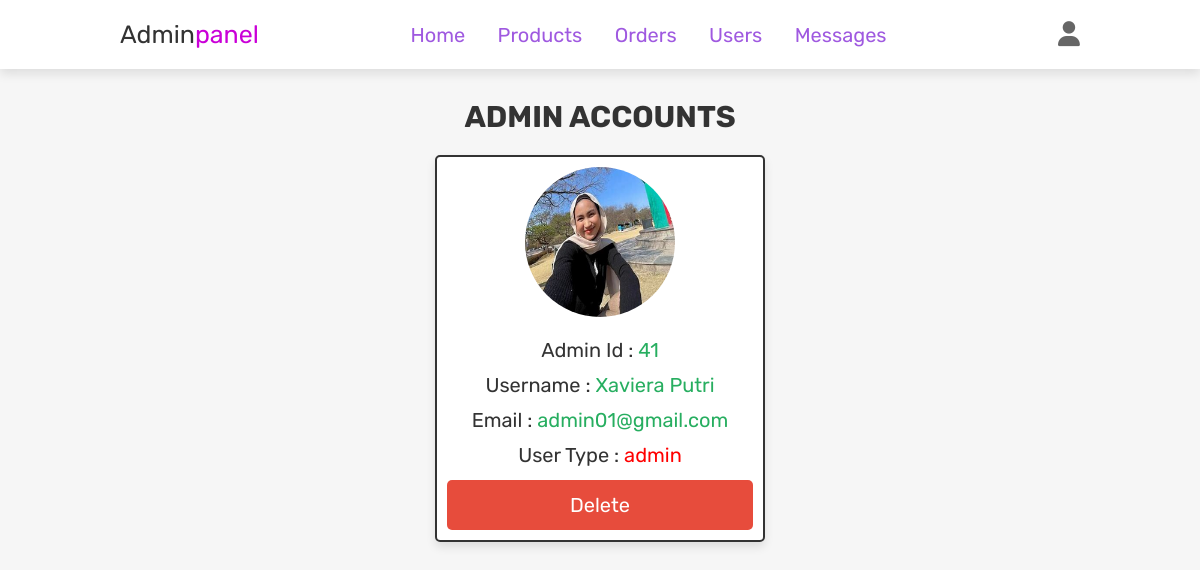
The page /admin_admins.php (signed in) on the database its author committed.
### tables this page shows
CREATE TABLE `users` (
  `id` int(100) NOT NULL,
  `name` varchar(100) NOT NULL,
  `email` varchar(100) NOT NULL,
  `password` varchar(100) NOT NULL,
  `user_type` varchar(20) NOT NULL DEFAULT 'user',
  `image` varchar(100) NOT NULL
);

### admin_admins.php (the view, shortened to what this page needs)
<?php
include 'config.php';
?>
<!DOCTYPE html>
<html lang="en">
<head>
    <link rel="stylesheet" href="https://cdnjs.cloudflare.com/ajax/libs/font-awesome/6.6.0/css/all.min.css">
    <link rel="stylesheet" href="CSS/admin_style.css">
</head>
<body>
<?php include 'admin_header.php';  ?>
<section class="admin-accounts">
    <h1 class="tittle">Admin Accounts</h1>
    <div class="box-container">
        <?php
            $select_admins = $conn->prepare("SELECT * FROM `users` WHERE user_type = 'admin'");
            $select_admins->execute();
            while($fetch_admins = $select_admins->fetch(PDO::FETCH_ASSOC)){
        ?>
        <div class="box">
            <img src="uploaded_img/<?= $fetch_admins['image']; ?>" alt="">
            <p> Admin Id : <span><?= $fetch_admins['id']; ?></span></p>
            <p> Username : <span><?= $fetch_admins['name']; ?></span></p>
            <p> Email : <span><?= $fetch_admins['email']; ?></span></p>
            <p> User Type : <span style="color:red;"><?= $fetch_admins['user_type']; ?></span></p>
            <a href="admin_admins.php?delete=<?= $fetch_admins['id']; ?>" onclick="return confirm('delete this admin?');" class="delete-btn">delete</a>
        </div>
        <?php
            }
        ?>
    </div>
<section>
</body>
</html>

### CSS/admin_style.css (style rules this page uses)
.admin-accounts .box-container { display: grid; grid-template-columns: repeat(auto-fit, 33rem); gap: 1.5rem; align-items: flex-start; justify-content: center; }
.admin-accounts .box-container .box { border: var(--border); box-shadow: var(--box-shadow); background-color: var(--white); border-radius: .5rem; padding: 1rem; box-sizing: border-box; overflow: hidden; text-align: center; }
.admin-accounts .box-container .box img { height: 15rem; width: 15rem; border-radius: 50%; object-fit: cover; margin-bottom: 1rem; }
.admin-accounts .box-container .box p { line-height: 1.5; margin: .5rem 0; font-size: 2rem; color: var(--black); font-weight: 400; }
.admin-accounts .box-container .box p span { color: var(--green); }

### CSS/components.css (style rules this page uses)
:root { --green:#27ae60; --orange:#f39c12; --red:#e74c3c; --black:#333; --light-color:#666; --white:#fff; --light-bg:#f6f6f6; --border:.2rem solid var(--black); --box-shadow:0 .5rem 1rem rgba(0,0,0,.1); }
* { font-family: 'Rubik',sans-serif; margin: 0; padding: 0; box-sizing: border-box; outline: none; border: none; text-decoration: none; color: var(--black); }
body { background-color: var(--light-bg); }
html { font-size: 62.5%; overflow-x: hidden; scroll-behavior: smooth; scroll-padding-top: 6.5rem; }
section { padding: 3rem 2rem; max-width: 1000px; margin: 0 auto; }
.btn, .delete-btn, .checkout-btn, .home-btn, .option-btn { display: block; width: 100%; margin-top: 1rem; border-radius: .5rem; color: var(--white); font-size: 2rem; padding: 1.3rem 3rem; text-transform: capitalize; cursor: pointer; text-align: center; }
.delete-btn { background-color: var(--red); }
.tittle { text-align: center; margin-bottom: 2rem; text-transform: uppercase; color: var(--black); font-size: 3rem; }

### rows shown on the page
users: image (picture), id "41", name "Xaviera Putri", email "admin01@gmail.com", user_type "admin"
